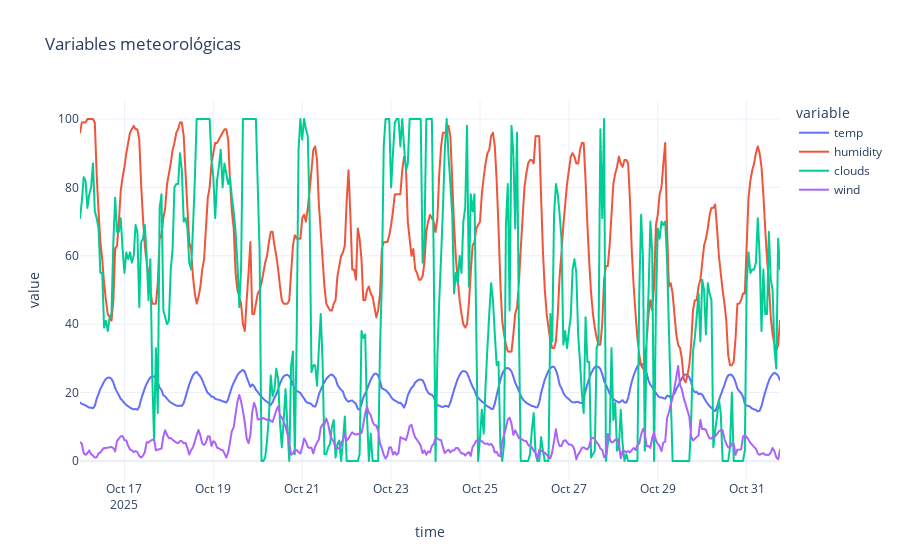

The code cell stored with this chart in its notebook:
### Code cell
CITY_TZ = "America/Mexico_City"
LAT, LON = 20.31, -103.18  # Chapala
PAST_DAYS = 15

tz = pytz.timezone(CITY_TZ)
url = (
    "https://api.open-meteo.com/v1/forecast"
    f"?latitude={LAT}&longitude={LON}"
    "&hourly=temperature_2m,relative_humidity_2m,cloud_cover,wind_speed_10m"
    f"&past_days={PAST_DAYS}"
    f"&timezone={CITY_TZ}"
)
res = requests.get(url).json()

now_local = datetime.now(tz)
# Dejamos fuera la hora en curso para no usar datos parciales
cutoff = now_local - timedelta(hours=1)

# Construir TODO (histórico + futuro) a partir de la misma respuesta `res`
df_full = pd.DataFrame({
    "time": pd.to_datetime(res["hourly"]["time"]),
    "temp": res["hourly"]["temperature_2m"],
    "humidity": res["hourly"]["relative_humidity_2m"],
    "clouds": res["hourly"]["cloud_cover"],
    "wind": res["hourly"]["wind_speed_10m"],
}).set_index("time")

df_full.index = df_full.index.tz_localize(tz) if df_full.index.tz is None else df_full.index.tz_convert(tz)

# Reutiliza tu 'cutoff' (última hora cerrada)
df_hist  = df_full[df_full.index <= cutoff].copy()
df_fut48 = df_full[(df_full.index > cutoff)].iloc[:48].copy()  # primeras 48 horas futuras

print("Histórico hasta:", df_hist.index[-1])
print("Futuro 48h desde:", df_fut48.index[0], "hasta:", df_fut48.index[-1])


df = pd.DataFrame({
    "time": pd.to_datetime(res["hourly"]["time"]),
    "temp": res["hourly"]["temperature_2m"],
    "humidity": res["hourly"]["relative_humidity_2m"],
    "clouds": res["hourly"]["cloud_cover"],
    "wind": res["hourly"]["wind_speed_10m"],
}).set_index("time")

df.index = df.index.tz_localize(tz)
now_local = datetime.now(tz)
cutoff = now_local - timedelta(hours=1)
df = df[df.index <= cutoff]

px.line(df, y=["temp","humidity","clouds","wind"],
        title="Variables meteorológicas", template="plotly_white").show()

### Figure 1 — Plotly figure (JSON) as saved in the notebook; plotly's stock layout.template omitted (floating-point values rounded to 4 significant figures; data arrays with more than 128 entries replaced by an {"elided": "..."} marker saying what was removed)
{"data": [{"hovertemplate": "variable=temp<br>time=%{x}<br>value=%{y}<extra></extra>", "legendgroup": "temp", "line": {"color": "#636efa", "dash": "solid"}, "marker": {"symbol": "circle"}, "mode": "lines", "name": "temp", "showlegend": true, "type": "scattergl", "x": {"elided": "379 str values"}, "xaxis": "x", "y": {"elided": "379 float values"}, "yaxis": "y"}, {"hovertemplate": "variable=humidity<br>time=%{x}<br>value=%{y}<extra></extra>", "legendgroup": "humidity", "line": {"color": "#EF553B", "dash": "solid"}, "marker": {"symbol": "circle"}, "mode": "lines", "name": "humidity", "showlegend": true, "type": "scattergl", "x": {"elided": "379 str values"}, "xaxis": "x", "y": {"elided": "379 float values"}, "yaxis": "y"}, {"hovertemplate": "variable=clouds<br>time=%{x}<br>value=%{y}<extra></extra>", "legendgroup": "clouds", "line": {"color": "#00cc96", "dash": "solid"}, "marker": {"symbol": "circle"}, "mode": "lines", "name": "clouds", "showlegend": true, "type": "scattergl", "x": {"elided": "379 str values"}, "xaxis": "x", "y": {"elided": "379 float values"}, "yaxis": "y"}, {"hovertemplate": "variable=wind<br>time=%{x}<br>value=%{y}<extra></extra>", "legendgroup": "wind", "line": {"color": "#ab63fa", "dash": "solid"}, "marker": {"symbol": "circle"}, "mode": "lines", "name": "wind", "showlegend": true, "type": "scattergl", "x": {"elided": "379 str values"}, "xaxis": "x", "y": {"elided": "379 float values"}, "yaxis": "y"}], "layout": {"legend": {"title": {"text": "variable"}, "tracegroupgap": 0}, "title": {"text": "Variables meteorológicas"}, "xaxis": {"anchor": "y", "domain": [0, 1], "title": {"text": "time"}}, "yaxis": {"anchor": "x", "domain": [0, 1], "title": {"text": "value"}}}}
